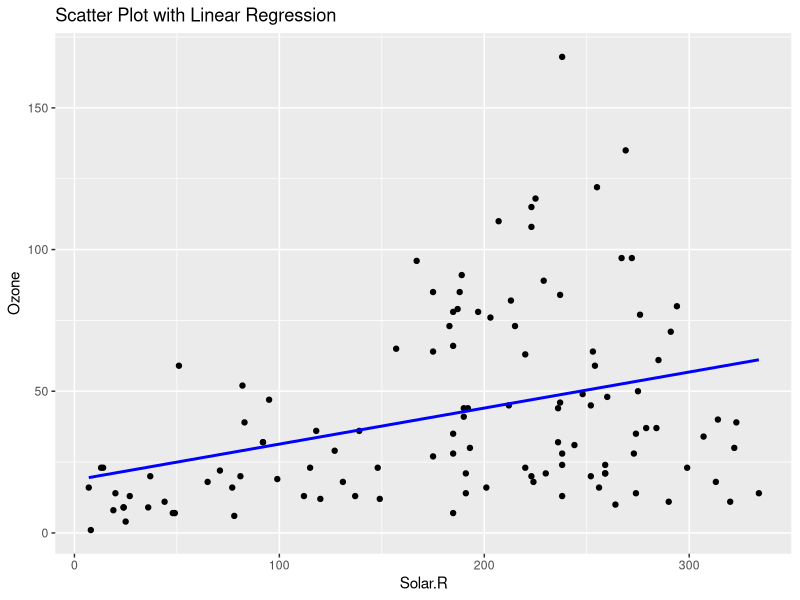

This chart was generated by the following R code:
library(ggplot2)
data(airquality)
missing_percent <- colMeans(is.na(airquality)) * 100
print(missing_percent)
for (col in names(airquality)) {
  if (missing_percent[col] < 10) {
    mean_value <- mean(airquality[, col], na.rm = TRUE)
    airquality[is.na(airquality[, col]), col] <- mean_value
  } else {
    airquality <- airquality[complete.cases(airquality[, col]), ]
  }
}
model <- lm(Ozone ~ Solar.R, data = airquality)
summary(model)
ggplot(data = airquality, aes(x = Solar.R, y = Ozone)) +
  geom_point() +
  geom_smooth(method = "lm", se = FALSE, color = "blue") +
  labs(x = "Solar.R", y = "Ozone", title = "Scatter Plot with Linear Regression")

